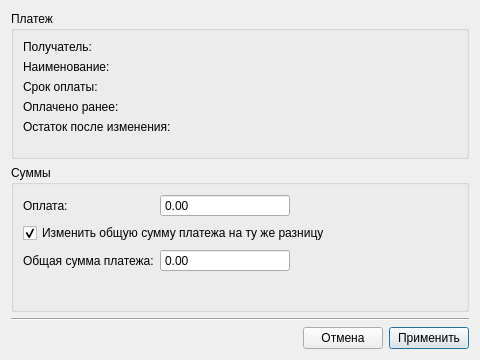
<?xml version="1.0" encoding="UTF-8"?>
<ui version="4.0">
 <class>PaymentAmountDialog</class>
 <widget class="QDialog" name="PaymentAmountDialog">
  <property name="geometry">
   <rect>
    <x>0</x>
    <y>0</y>
    <width>480</width>
    <height>360</height>
   </rect>
  </property>
  <property name="minimumSize">
   <size>
    <width>480</width>
    <height>0</height>
   </size>
  </property>
  <property name="windowTitle">
   <string>Изменение суммы оплаты</string>
  </property>
  <layout class="QGridLayout" name="gridLayout">
   <item row="0" column="0">
    <widget class="QGroupBox" name="gb_info">
     <property name="title">
      <string>Платеж</string>
     </property>
     <layout class="QFormLayout" name="formLayout_info">
      <item row="0" column="0">
       <widget class="QLabel" name="label_receiver">
        <property name="text">
         <string>Получатель:</string>
        </property>
       </widget>
      </item>
      <item row="0" column="1">
       <widget class="QLabel" name="lbl_receiver">
        <property name="text">
         <string/>
        </property>
        <property name="wordWrap">
         <bool>true</bool>
        </property>
       </widget>
      </item>
      <item row="1" column="0">
       <widget class="QLabel" name="label_name">
        <property name="text">
         <string>Наименование:</string>
        </property>
       </widget>
      </item>
      <item row="1" column="1">
       <widget class="QLabel" name="lbl_name">
        <property name="text">
         <string/>
        </property>
        <property name="wordWrap">
         <bool>true</bool>
        </property>
       </widget>
      </item>
      <item row="2" column="0">
       <widget class="QLabel" name="label_duedate">
        <property name="text">
         <string>Срок оплаты:</string>
        </property>
       </widget>
      </item>
      <item row="2" column="1">
       <widget class="QLabel" name="lbl_duedate">
        <property name="text">
         <string/>
        </property>
       </widget>
      </item>
      <item row="3" column="0">
       <widget class="QLabel" name="label_paidbefore">
        <property name="text">
         <string>Оплачено ранее:</string>
        </property>
       </widget>
      </item>
      <item row="3" column="1">
       <widget class="QLabel" name="lbl_paidbefore">
        <property name="text">
         <string/>
        </property>
       </widget>
      </item>
      <item row="4" column="0">
       <widget class="QLabel" name="label_remain">
        <property name="text">
         <string>Остаток после изменения:</string>
        </property>
       </widget>
      </item>
      <item row="4" column="1">
       <widget class="QLabel" name="lbl_remain">
        <property name="text">
         <string/>
        </property>
       </widget>
      </item>
     </layout>
    </widget>
   </item>
   <item row="1" column="0">
    <widget class="QGroupBox" name="gb_amounts">
     <property name="title">
      <string>Суммы</string>
     </property>
     <layout class="QFormLayout" name="formLayout_amounts">
      <item row="0" column="0">
       <widget class="QLabel" name="lbl_payment">
        <property name="text">
         <string>Оплата:</string>
        </property>
        <property name="buddy">
         <cstring>dsb_payment</cstring>
        </property>
       </widget>
      </item>
      <item row="0" column="1">
       <layout class="QHBoxLayout" name="horizontalLayout_payment">
        <item>
         <widget class="QDoubleSpinBox" name="dsb_payment">
          <property name="minimumSize">
           <size>
            <width>130</width>
            <height>0</height>
           </size>
          </property>
          <property name="buttonSymbols">
           <enum>QAbstractSpinBox::ButtonSymbols::NoButtons</enum>
          </property>
          <property name="showGroupSeparator" stdset="0">
           <bool>true</bool>
          </property>
          <property name="maximum">
           <double>99999999.000000000000000</double>
          </property>
         </widget>
        </item>
        <item>
         <spacer name="horizontalSpacer_payment">
          <property name="orientation">
           <enum>Qt::Orientation::Horizontal</enum>
          </property>
          <property name="sizeHint" stdset="0">
           <size>
            <width>40</width>
            <height>20</height>
           </size>
          </property>
         </spacer>
        </item>
       </layout>
      </item>
      <item row="1" column="0" colspan="2">
       <widget class="QCheckBox" name="chb_changetotal">
        <property name="text">
         <string>Изменить общую сумму платежа на ту же разницу</string>
        </property>
        <property name="checked">
         <bool>true</bool>
        </property>
       </widget>
      </item>
      <item row="2" column="0">
       <widget class="QLabel" name="label_total">
        <property name="text">
         <string>Общая сумма платежа:</string>
        </property>
        <property name="buddy">
         <cstring>dsb_total</cstring>
        </property>
       </widget>
      </item>
      <item row="2" column="1">
       <layout class="QHBoxLayout" name="horizontalLayout_total">
        <item>
         <widget class="QDoubleSpinBox" name="dsb_total">
          <property name="minimumSize">
           <size>
            <width>130</width>
            <height>0</height>
           </size>
          </property>
          <property name="buttonSymbols">
           <enum>QAbstractSpinBox::ButtonSymbols::NoButtons</enum>
          </property>
          <property name="showGroupSeparator" stdset="0">
           <bool>true</bool>
          </property>
          <property name="maximum">
           <double>99999999.000000000000000</double>
          </property>
         </widget>
        </item>
        <item>
         <spacer name="horizontalSpacer_total">
          <property name="orientation">
           <enum>Qt::Orientation::Horizontal</enum>
          </property>
          <property name="sizeHint" stdset="0">
           <size>
            <width>40</width>
            <height>20</height>
           </size>
          </property>
         </spacer>
        </item>
       </layout>
      </item>
     </layout>
    </widget>
   </item>
   <item row="2" column="0">
    <widget class="Line" name="line">
     <property name="orientation">
      <enum>Qt::Orientation::Horizontal</enum>
     </property>
    </widget>
   </item>
   <item row="3" column="0">
    <layout class="QHBoxLayout" name="horizontalLayout_buttons">
     <item>
      <spacer name="horizontalSpacer_buttons">
       <property name="orientation">
        <enum>Qt::Orientation::Horizontal</enum>
       </property>
       <property name="sizeHint" stdset="0">
        <size>
         <width>40</width>
         <height>20</height>
        </size>
       </property>
      </spacer>
     </item>
     <item>
      <widget class="QPushButton" name="pb_cancel">
       <property name="text">
        <string>Отмена</string>
       </property>
      </widget>
     </item>
     <item>
      <widget class="QPushButton" name="pb_accept">
       <property name="text">
        <string>Применить</string>
       </property>
       <property name="default">
        <bool>true</bool>
       </property>
      </widget>
     </item>
    </layout>
   </item>
  </layout>
 </widget>
 <tabstops>
  <tabstop>dsb_payment</tabstop>
  <tabstop>chb_changetotal</tabstop>
  <tabstop>dsb_total</tabstop>
  <tabstop>pb_accept</tabstop>
  <tabstop>pb_cancel</tabstop>
 </tabstops>
 <resources/>
 <connections/>
</ui>
